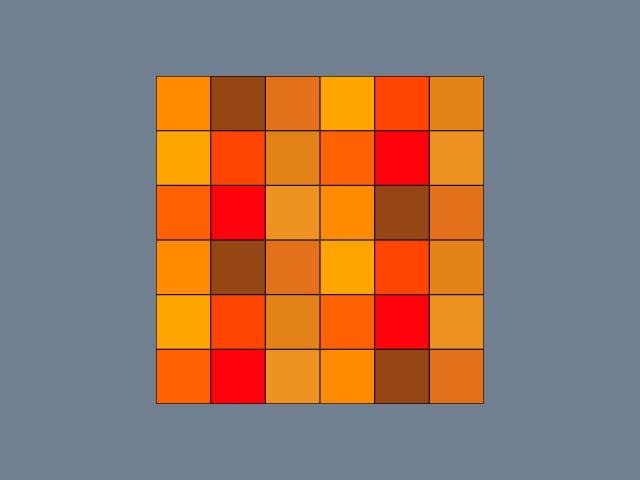

The Python source for this figure:
#!/usr/bin/env python

# Create custom vtkColorSeries from VTK named colors (Orange) and display them on a plane.


# Factory overrides: importing these modules registers the OpenGL rendering
# and interaction style implementations for vtkRenderingCore factory classes.
import vtkmodules.vtkInteractionStyle  # noqa: F401
import vtkmodules.vtkRenderingOpenGL2  # noqa: F401

# VTK pipeline classes used in this example
from vtkmodules.vtkCommonColor import (
    vtkColorSeries,
    vtkNamedColors,
)
from vtkmodules.vtkCommonCore import (
    vtkFloatArray,
    vtkLookupTable,
)
from vtkmodules.vtkFiltersSources import vtkPlaneSource
from vtkmodules.vtkRenderingCore import (
    vtkActor,
    vtkPolyDataMapper,
    vtkRenderWindow,
    vtkRenderWindowInteractor,
    vtkRenderer,
)

# Colors (normalized RGB)
slate_gray = (0.439, 0.502, 0.565)

# Color series definitions: scheme name and list of VTK named color strings
COLOR_SERIES = {
    "Orange": ("VTKOrangeColors", [
        "cadmium_orange", "cadmium_red_light", "carrot", "dark_orange",
        "mars_orange", "mars_yellow", "orange", "orange_red", "yellow_ochre",
    ]),
}

# Select the color series
series_name = "Orange"

nc = vtkNamedColors()
scheme_name, color_names = COLOR_SERIES[series_name]

# Build the vtkColorSeries from named colors
color_series = vtkColorSeries()
color_series.SetColorSchemeByName(scheme_name)
for name in color_names:
    color_series.AddColor(nc.GetColor3ub(name))

num_colors = color_series.GetNumberOfColors()
print(f"Number of colors: {num_colors}")

# Source: generate a 6x6 plane
x_res, y_res = 6, 6
plane = vtkPlaneSource()
plane.SetXResolution(x_res)
plane.SetYResolution(y_res)
table_size = x_res * y_res + 1

# Cell data: assign increasing scalar values
cell_data = vtkFloatArray()
for i in range(x_res * y_res):
    cell_data.InsertNextValue(i)
plane.Update()
plane.GetOutput().GetCellData().SetScalars(cell_data)

# Lookup table: populate from the color series
lut = vtkLookupTable()
lut.SetNumberOfTableValues(table_size)
lut.SetTableRange(0, table_size)
for i in range(table_size):
    color = color_series.GetColorRepeating(i)
    lut.SetTableValue(i, color.GetRed() / 255.0, color.GetGreen() / 255.0,
                      color.GetBlue() / 255.0, 1.0)

# Mapper: map cell scalars through the lookup table
mapper = vtkPolyDataMapper()
mapper.SetLookupTable(lut)
mapper.SetInputConnection(plane.GetOutputPort())
mapper.SetScalarModeToUseCellData()
mapper.SetScalarRange(0, table_size)

# Actor: assign the mapped geometry with visible edges
actor = vtkActor()
actor.SetMapper(mapper)
actor.GetProperty().EdgeVisibilityOn()

# Renderer: assemble the scene and configure the camera
renderer = vtkRenderer()
renderer.AddActor(actor)
renderer.SetBackground(slate_gray)

# Window: display the rendered scene
render_window = vtkRenderWindow()
render_window.AddRenderer(renderer)
render_window.SetWindowName("color series diverging")
render_window.SetMultiSamples(0)
render_window.SetSize(640, 480)

# Interactor: handle mouse and keyboard events
render_window_interactor = vtkRenderWindowInteractor()
render_window_interactor.SetRenderWindow(render_window)

# Launch the interactive visualization
render_window_interactor.Initialize()
render_window_interactor.Start()
